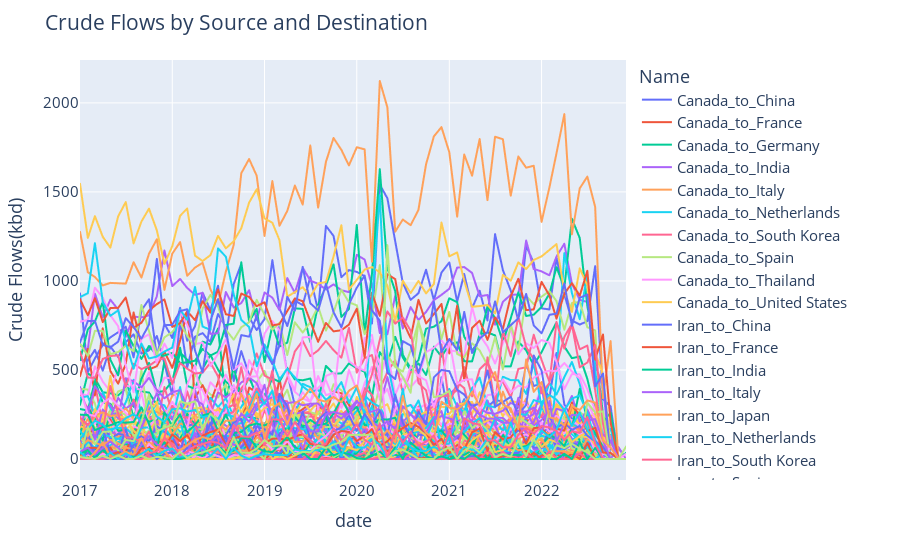

Here is the notebook cell this chart was saved with:
### Code cell
fig = px.line(dfAllFlowsPivot)
fig.update_layout(yaxis_title = 'Crude Flows(kbd)', title = 'Crude Flows by Source and Destination', 
                  font_size = 15)
fig.show()
